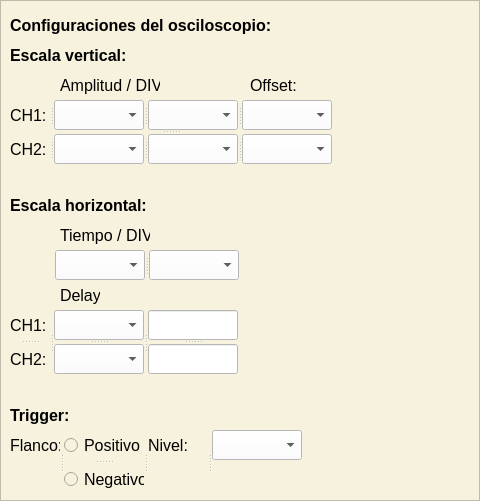
    <widget class="QFrame" name="row4_1">
     <property name="geometry">
      <rect>
       <x>10</x>
       <y>490</y>
       <width>480</width>
       <height>501</height>
      </rect>
     </property>
     <property name="styleSheet">
      <string notr="true">background-color: rgb(247, 242, 222);</string>
     </property>
     <property name="frameShape">
      <enum>QFrame::Shape::StyledPanel</enum>
     </property>
     <property name="frameShadow">
      <enum>QFrame::Shadow::Raised</enum>
     </property>
     <widget class="QLabel" name="configuraciones_osciloscopio">
      <property name="geometry">
       <rect>
        <x>10</x>
        <y>10</y>
        <width>270</width>
        <height>30</height>
       </rect>
      </property>
      <property name="minimumSize">
       <size>
        <width>270</width>
        <height>30</height>
       </size>
      </property>
      <property name="maximumSize">
       <size>
        <width>270</width>
        <height>30</height>
       </size>
      </property>
      <property name="font">
       <font>
        <family>Arial</family>
        <pointsize>12</pointsize>
        <bold>true</bold>
       </font>
      </property>
      <property name="text">
       <string>Configuraciones del osciloscopio:</string>
      </property>
     </widget>
     <widget class="QSplitter" name="splitter_14">
      <property name="geometry">
       <rect>
        <x>10</x>
        <y>100</y>
        <width>325</width>
        <height>65</height>
       </rect>
      </property>
      <property name="orientation">
       <enum>Qt::Orientation::Vertical</enum>
      </property>
      <widget class="QSplitter" name="splitter_12">
       <property name="orientation">
        <enum>Qt::Orientation::Horizontal</enum>
       </property>
       <widget class="QLabel" name="ch1_tension">
        <property name="minimumSize">
         <size>
          <width>40</width>
          <height>30</height>
         </size>
        </property>
        <property name="maximumSize">
         <size>
          <width>40</width>
          <height>30</height>
         </size>
        </property>
        <property name="font">
         <font>
          <family>Arial</family>
          <pointsize>12</pointsize>
         </font>
        </property>
        <property name="text">
         <string>CH1:</string>
        </property>
       </widget>
       <widget class="QComboBox" name="ch1_tension_valor">
        <property name="minimumSize">
         <size>
          <width>90</width>
          <height>30</height>
         </size>
        </property>
        <property name="maximumSize">
         <size>
          <width>90</width>
          <height>30</height>
         </size>
        </property>
        <property name="styleSheet">
         <string notr="true">background-color: rgb(255, 255, 255);</string>
        </property>
       </widget>
       <widget class="QComboBox" name="ch1_tension_unidad">
        <property name="minimumSize">
         <size>
          <width>90</width>
          <height>30</height>
         </size>
        </property>
        <property name="maximumSize">
         <size>
          <width>90</width>
          <height>30</height>
         </size>
        </property>
        <property name="styleSheet">
         <string notr="true">background-color: rgb(255, 255, 255);</string>
        </property>
       </widget>
       <widget class="QComboBox" name="ch1_offset">
        <property name="minimumSize">
         <size>
          <width>90</width>
          <height>30</height>
         </size>
        </property>
        <property name="maximumSize">
         <size>
          <width>90</width>
          <height>30</height>
         </size>
        </property>
        <property name="styleSheet">
         <string notr="true">background-color: rgb(255, 255, 255);</string>
        </property>
       </widget>
      </widget>
      <widget class="QSplitter" name="splitter_13">
       <property name="orientation">
        <enum>Qt::Orientation::Horizontal</enum>
       </property>
       <widget class="QLabel" name="ch2_tension">
        <property name="minimumSize">
         <size>
          <width>40</width>
          <height>30</height>
         </size>
        </property>
        <property name="maximumSize">
         <size>
          <width>40</width>
          <height>30</height>
         </size>
        </property>
        <property name="font">
         <font>
          <family>Arial</family>
          <pointsize>12</pointsize>
         </font>
        </property>
        <property name="text">
         <string>CH2:</string>
        </property>
       </widget>
       <widget class="QComboBox" name="ch2_tension_valor">
        <property name="minimumSize">
         <size>
          <width>90</width>
          <height>30</height>
         </size>
        </property>
        <property name="maximumSize">
         <size>
          <width>90</width>
          <height>30</height>
         </size>
        </property>
        <property name="styleSheet">
         <string notr="true">background-color: rgb(255, 255, 255);</string>
        </property>
       </widget>
       <widget class="QComboBox" name="ch2_tension_unidad">
        <property name="minimumSize">
         <size>
          <width>90</width>
          <height>30</height>
         </size>
        </property>
        <property name="maximumSize">
         <size>
          <width>90</width>
          <height>30</height>
         </size>
        </property>
        <property name="font">
         <font>
          <family>Arial</family>
          <pointsize>11</pointsize>
         </font>
        </property>
        <property name="styleSheet">
         <string notr="true">background-color: rgb(255, 255, 255);</string>
        </property>
       </widget>
       <widget class="QComboBox" name="ch2_offset">
        <property name="minimumSize">
         <size>
          <width>90</width>
          <height>30</height>
         </size>
        </property>
        <property name="maximumSize">
         <size>
          <width>90</width>
          <height>30</height>
         </size>
        </property>
        <property name="font">
         <font>
          <family>Arial</family>
          <pointsize>11</pointsize>
         </font>
        </property>
        <property name="styleSheet">
         <string notr="true">background-color: rgb(255, 255, 255);</string>
        </property>
       </widget>
      </widget>
     </widget>
     <widget class="QLabel" name="escala_vertical">
      <property name="geometry">
       <rect>
        <x>10</x>
        <y>40</y>
        <width>120</width>
        <height>30</height>
       </rect>
      </property>
      <property name="minimumSize">
       <size>
        <width>120</width>
        <height>30</height>
       </size>
      </property>
      <property name="maximumSize">
       <size>
        <width>120</width>
        <height>30</height>
       </size>
      </property>
      <property name="font">
       <font>
        <family>Arial</family>
        <pointsize>12</pointsize>
        <bold>true</bold>
       </font>
      </property>
      <property name="text">
       <string>Escala vertical:</string>
      </property>
     </widget>
     <widget class="QLabel" name="amplitud_div">
      <property name="geometry">
       <rect>
        <x>60</x>
        <y>70</y>
        <width>100</width>
        <height>30</height>
       </rect>
      </property>
      <property name="minimumSize">
       <size>
        <width>100</width>
        <height>30</height>
       </size>
      </property>
      <property name="maximumSize">
       <size>
        <width>100</width>
        <height>30</height>
       </size>
      </property>
      <property name="font">
       <font>
        <family>Arial</family>
        <pointsize>12</pointsize>
       </font>
      </property>
      <property name="text">
       <string>Amplitud / DIV</string>
      </property>
     </widget>
     <widget class="QLabel" name="offset">
      <property name="geometry">
       <rect>
        <x>250</x>
        <y>70</y>
        <width>90</width>
        <height>30</height>
       </rect>
      </property>
      <property name="minimumSize">
       <size>
        <width>90</width>
        <height>30</height>
       </size>
      </property>
      <property name="maximumSize">
       <size>
        <width>90</width>
        <height>30</height>
       </size>
      </property>
      <property name="font">
       <font>
        <family>Arial</family>
        <pointsize>12</pointsize>
       </font>
      </property>
      <property name="text">
       <string>Offset:</string>
      </property>
     </widget>
     <widget class="QLabel" name="escala_horizontal">
      <property name="geometry">
       <rect>
        <x>10</x>
        <y>190</y>
        <width>140</width>
        <height>30</height>
       </rect>
      </property>
      <property name="minimumSize">
       <size>
        <width>140</width>
        <height>30</height>
       </size>
      </property>
      <property name="maximumSize">
       <size>
        <width>140</width>
        <height>30</height>
       </size>
      </property>
      <property name="font">
       <font>
        <family>Arial</family>
        <pointsize>12</pointsize>
        <bold>true</bold>
       </font>
      </property>
      <property name="text">
       <string>Escala horizontal:</string>
      </property>
     </widget>
     <widget class="QLabel" name="tiempo_div">
      <property name="geometry">
       <rect>
        <x>60</x>
        <y>220</y>
        <width>90</width>
        <height>30</height>
       </rect>
      </property>
      <property name="minimumSize">
       <size>
        <width>90</width>
        <height>30</height>
       </size>
      </property>
      <property name="maximumSize">
       <size>
        <width>90</width>
        <height>30</height>
       </size>
      </property>
      <property name="font">
       <font>
        <family>Arial</family>
        <pointsize>12</pointsize>
       </font>
      </property>
      <property name="text">
       <string>Tiempo / DIV</string>
      </property>
     </widget>
     <widget class="QSplitter" name="splitter_15">
      <property name="geometry">
       <rect>
        <x>55</x>
        <y>250</y>
        <width>185</width>
        <height>30</height>
       </rect>
      </property>
      <property name="orientation">
       <enum>Qt::Orientation::Horizontal</enum>
      </property>
      <widget class="QComboBox" name="tiempo_valor">
       <property name="minimumSize">
        <size>
         <width>90</width>
         <height>30</height>
        </size>
       </property>
       <property name="maximumSize">
        <size>
         <width>90</width>
         <height>30</height>
        </size>
       </property>
       <property name="styleSheet">
        <string notr="true">background-color: rgb(255, 255, 255);</string>
       </property>
      </widget>
      <widget class="QComboBox" name="tiempo_unidad">
       <property name="minimumSize">
        <size>
         <width>90</width>
         <height>30</height>
        </size>
       </property>
       <property name="maximumSize">
        <size>
         <width>90</width>
         <height>30</height>
        </size>
       </property>
       <property name="styleSheet">
        <string notr="true">background-color: rgb(255, 255, 255);</string>
       </property>
      </widget>
     </widget>
     <widget class="QLabel" name="delay">
      <property name="geometry">
       <rect>
        <x>60</x>
        <y>280</y>
        <width>40</width>
        <height>30</height>
       </rect>
      </property>
      <property name="minimumSize">
       <size>
        <width>40</width>
        <height>30</height>
       </size>
      </property>
      <property name="maximumSize">
       <size>
        <width>40</width>
        <height>30</height>
       </size>
      </property>
      <property name="font">
       <font>
        <family>Arial</family>
        <pointsize>12</pointsize>
       </font>
      </property>
      <property name="text">
       <string>Delay:</string>
      </property>
     </widget>
     <widget class="QSplitter" name="splitter_1925">
      <property name="geometry">
       <rect>
        <x>10</x>
        <y>310</y>
        <width>230</width>
        <height>65</height>
       </rect>
      </property>
      <property name="orientation">
       <enum>Qt::Orientation::Horizontal</enum>
      </property>
      <widget class="QSplitter" name="splitter_1622">
       <property name="orientation">
        <enum>Qt::Orientation::Vertical</enum>
       </property>
       <widget class="QLabel" name="ch1_delay">
        <property name="minimumSize">
         <size>
          <width>40</width>
          <height>30</height>
         </size>
        </property>
        <property name="maximumSize">
         <size>
          <width>40</width>
          <height>30</height>
         </size>
        </property>
        <property name="font">
         <font>
          <family>Arial</family>
          <pointsize>12</pointsize>
         </font>
        </property>
        <property name="text">
         <string>CH1:</string>
        </property>
       </widget>
       <widget class="QLabel" name="ch2_delay">
        <property name="minimumSize">
         <size>
          <width>40</width>
          <height>30</height>
         </size>
        </property>
        <property name="maximumSize">
         <size>
          <width>40</width>
          <height>30</height>
         </size>
        </property>
        <property name="font">
         <font>
          <family>Arial</family>
          <pointsize>12</pointsize>
         </font>
        </property>
        <property name="text">
         <string>CH2:</string>
        </property>
       </widget>
      </widget>
      <widget class="QSplitter" name="splitter_1723">
       <property name="orientation">
        <enum>Qt::Orientation::Vertical</enum>
       </property>
       <widget class="QComboBox" name="ch1_delay_valor">
        <property name="minimumSize">
         <size>
          <width>90</width>
          <height>30</height>
         </size>
        </property>
        <property name="maximumSize">
         <size>
          <width>90</width>
          <height>30</height>
         </size>
        </property>
        <property name="font">
         <font>
          <family>Arial</family>
          <pointsize>11</pointsize>
         </font>
        </property>
        <property name="styleSheet">
         <string notr="true">background-color: rgb(255, 255, 255);</string>
        </property>
       </widget>
       <widget class="QComboBox" name="ch2_delay_valor">
        <property name="minimumSize">
         <size>
          <width>90</width>
          <height>30</height>
         </size>
        </property>
        <property name="maximumSize">
         <size>
          <width>90</width>
          <height>30</height>
         </size>
        </property>
        <property name="font">
         <font>
          <family>Arial</family>
          <pointsize>11</pointsize>
         </font>
        </property>
        <property name="styleSheet">
         <string notr="true">background-color: rgb(255, 255, 255);</string>
        </property>
       </widget>
      </widget>
      <widget class="QSplitter" name="splitter_1824">
       <property name="orientation">
        <enum>Qt::Orientation::Vertical</enum>
       </property>
       <widget class="QLineEdit" name="ch1_delay_unidad">
        <property name="minimumSize">
         <size>
          <width>90</width>
          <height>30</height>
         </size>
        </property>
        <property name="maximumSize">
         <size>
          <width>90</width>
          <height>30</height>
         </size>
        </property>
        <property name="font">
         <font>
          <family>Arial</family>
          <pointsize>12</pointsize>
         </font>
        </property>
        <property name="styleSheet">
         <string notr="true">background-color: rgb(255, 255, 255);</string>
        </property>
        <property name="readOnly">
         <bool>true</bool>
        </property>
       </widget>
       <widget class="QLineEdit" name="ch2_delay_unidad">
        <property name="minimumSize">
         <size>
          <width>90</width>
          <height>30</height>
         </size>
        </property>
        <property name="maximumSize">
         <size>
          <width>90</width>
          <height>30</height>
         </size>
        </property>
        <property name="font">
         <font>
          <family>Arial</family>
          <pointsize>12</pointsize>
         </font>
        </property>
        <property name="styleSheet">
         <string notr="true">background-color: rgb(255, 255, 255);</string>
        </property>
        <property name="readOnly">
         <bool>true</bool>
        </property>
       </widget>
      </widget>
     </widget>
     <widget class="QLabel" name="trigger">
      <property name="geometry">
       <rect>
        <x>10</x>
        <y>400</y>
        <width>60</width>
        <height>30</height>
       </rect>
      </property>
      <property name="minimumSize">
       <size>
        <width>60</width>
        <height>30</height>
       </size>
      </property>
      <property name="maximumSize">
       <size>
        <width>60</width>
        <height>30</height>
       </size>
      </property>
      <property name="font">
       <font>
        <family>Arial</family>
        <pointsize>12</pointsize>
        <bold>true</bold>
       </font>
      </property>
      <property name="text">
       <string>Trigger:</string>
      </property>
     </widget>
     <widget class="QSplitter" name="splitter_2122">
      <property name="geometry">
       <rect>
        <x>10</x>
        <y>430</y>
        <width>295</width>
        <height>65</height>
       </rect>
      </property>
      <property name="orientation">
       <enum>Qt::Orientation::Horizontal</enum>
      </property>
      <widget class="QLabel" name="trigger_flanco">
       <property name="minimumSize">
        <size>
         <width>50</width>
         <height>30</height>
        </size>
       </property>
       <property name="maximumSize">
        <size>
         <width>50</width>
         <height>30</height>
        </size>
       </property>
       <property name="font">
        <font>
         <family>Arial</family>
         <pointsize>12</pointsize>
        </font>
       </property>
       <property name="text">
        <string>Flanco:</string>
       </property>
      </widget>
      <widget class="QSplitter" name="splitter_2022">
       <property name="orientation">
        <enum>Qt::Orientation::Vertical</enum>
       </property>
       <widget class="QRadioButton" name="f_positivo">
        <property name="minimumSize">
         <size>
          <width>80</width>
          <height>30</height>
         </size>
        </property>
        <property name="maximumSize">
         <size>
          <width>80</width>
          <height>30</height>
         </size>
        </property>
        <property name="font">
         <font>
          <family>Arial</family>
          <pointsize>12</pointsize>
         </font>
        </property>
        <property name="text">
         <string>Positivo</string>
        </property>
       </widget>
       <widget class="QRadioButton" name="f_negativo">
        <property name="minimumSize">
         <size>
          <width>80</width>
          <height>30</height>
         </size>
        </property>
        <property name="maximumSize">
         <size>
          <width>80</width>
          <height>30</height>
         </size>
        </property>
        <property name="font">
         <font>
          <family>Arial</family>
          <pointsize>12</pointsize>
         </font>
        </property>
        <property name="text">
         <string>Negativo</string>
        </property>
       </widget>
      </widget>
      <widget class="QLabel" name="trigger_nivel">
       <property name="minimumSize">
        <size>
         <width>60</width>
         <height>30</height>
        </size>
       </property>
       <property name="maximumSize">
        <size>
         <width>60</width>
         <height>30</height>
        </size>
       </property>
       <property name="font">
        <font>
         <family>Arial</family>
         <pointsize>12</pointsize>
        </font>
       </property>
       <property name="text">
        <string>Nivel:</string>
       </property>
      </widget>
      <widget class="QComboBox" name="trigger_nivel_valor">
       <property name="minimumSize">
        <size>
         <width>90</width>
         <height>30</height>
        </size>
       </property>
       <property name="maximumSize">
        <size>
         <width>90</width>
         <height>30</height>
        </size>
       </property>
       <property name="font">
        <font>
         <family>Arial</family>
         <pointsize>11</pointsize>
        </font>
       </property>
       <property name="styleSheet">
        <string notr="true">background-color: rgb(255, 255, 255);</string>
       </property>
      </widget>
     </widget>
    </widget>
